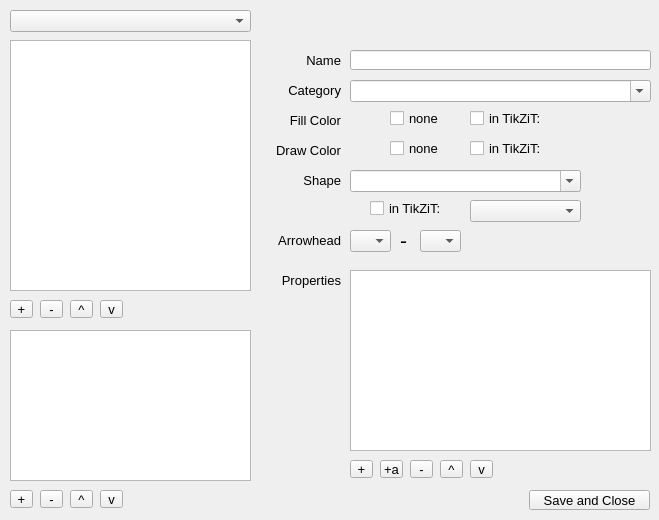
<?xml version="1.0" encoding="UTF-8"?>
<ui version="4.0">
 <class>StyleEditor</class>
 <widget class="QMainWindow" name="StyleEditor">
  <property name="geometry">
   <rect>
    <x>0</x>
    <y>0</y>
    <width>659</width>
    <height>520</height>
   </rect>
  </property>
  <property name="windowTitle">
   <string>Style Editor - TikZiT</string>
  </property>
  <widget class="QWidget" name="centralwidget">
   <widget class="QComboBox" name="currentCategory">
    <property name="geometry">
     <rect>
      <x>10</x>
      <y>10</y>
      <width>241</width>
      <height>22</height>
     </rect>
    </property>
   </widget>
   <widget class="QLabel" name="labelName">
    <property name="geometry">
     <rect>
      <x>250</x>
      <y>50</y>
      <width>91</width>
      <height>20</height>
     </rect>
    </property>
    <property name="font">
     <font>
      <pointsize>10</pointsize>
     </font>
    </property>
    <property name="text">
     <string>Name</string>
    </property>
    <property name="scaledContents">
     <bool>false</bool>
    </property>
    <property name="alignment">
     <set>Qt::AlignRight|Qt::AlignTrailing|Qt::AlignVCenter</set>
    </property>
   </widget>
   <widget class="QLabel" name="labelCategory">
    <property name="geometry">
     <rect>
      <x>250</x>
      <y>80</y>
      <width>91</width>
      <height>20</height>
     </rect>
    </property>
    <property name="font">
     <font>
      <pointsize>10</pointsize>
     </font>
    </property>
    <property name="text">
     <string>Category</string>
    </property>
    <property name="scaledContents">
     <bool>false</bool>
    </property>
    <property name="alignment">
     <set>Qt::AlignRight|Qt::AlignTrailing|Qt::AlignVCenter</set>
    </property>
   </widget>
   <widget class="QLabel" name="labelFillColor">
    <property name="geometry">
     <rect>
      <x>250</x>
      <y>110</y>
      <width>91</width>
      <height>20</height>
     </rect>
    </property>
    <property name="font">
     <font>
      <pointsize>10</pointsize>
     </font>
    </property>
    <property name="text">
     <string>Fill Color</string>
    </property>
    <property name="scaledContents">
     <bool>false</bool>
    </property>
    <property name="alignment">
     <set>Qt::AlignRight|Qt::AlignTrailing|Qt::AlignVCenter</set>
    </property>
   </widget>
   <widget class="QLabel" name="labelDrawColor">
    <property name="geometry">
     <rect>
      <x>250</x>
      <y>140</y>
      <width>91</width>
      <height>20</height>
     </rect>
    </property>
    <property name="font">
     <font>
      <pointsize>10</pointsize>
     </font>
    </property>
    <property name="text">
     <string>Draw Color</string>
    </property>
    <property name="scaledContents">
     <bool>false</bool>
    </property>
    <property name="alignment">
     <set>Qt::AlignRight|Qt::AlignTrailing|Qt::AlignVCenter</set>
    </property>
   </widget>
   <widget class="QLineEdit" name="name">
    <property name="geometry">
     <rect>
      <x>350</x>
      <y>50</y>
      <width>301</width>
      <height>20</height>
     </rect>
    </property>
    <property name="font">
     <font>
      <pointsize>10</pointsize>
     </font>
    </property>
   </widget>
   <widget class="QComboBox" name="category">
    <property name="geometry">
     <rect>
      <x>350</x>
      <y>80</y>
      <width>301</width>
      <height>22</height>
     </rect>
    </property>
    <property name="font">
     <font>
      <pointsize>10</pointsize>
     </font>
    </property>
    <property name="editable">
     <bool>true</bool>
    </property>
   </widget>
   <widget class="QPushButton" name="fillColor">
    <property name="geometry">
     <rect>
      <x>350</x>
      <y>110</y>
      <width>31</width>
      <height>18</height>
     </rect>
    </property>
    <property name="autoFillBackground">
     <bool>true</bool>
    </property>
    <property name="styleSheet">
     <string notr="true"/>
    </property>
    <property name="text">
     <string/>
    </property>
    <property name="flat">
     <bool>true</bool>
    </property>
   </widget>
   <widget class="QPushButton" name="drawColor">
    <property name="geometry">
     <rect>
      <x>350</x>
      <y>140</y>
      <width>31</width>
      <height>18</height>
     </rect>
    </property>
    <property name="autoFillBackground">
     <bool>true</bool>
    </property>
    <property name="styleSheet">
     <string notr="true"/>
    </property>
    <property name="text">
     <string/>
    </property>
    <property name="flat">
     <bool>true</bool>
    </property>
   </widget>
   <widget class="QCheckBox" name="hasTikzitFillColor">
    <property name="geometry">
     <rect>
      <x>470</x>
      <y>110</y>
      <width>91</width>
      <height>17</height>
     </rect>
    </property>
    <property name="font">
     <font>
      <pointsize>10</pointsize>
      <italic>false</italic>
     </font>
    </property>
    <property name="text">
     <string>in TikZiT:</string>
    </property>
   </widget>
   <widget class="QCheckBox" name="hasTikzitDrawColor">
    <property name="geometry">
     <rect>
      <x>470</x>
      <y>140</y>
      <width>91</width>
      <height>17</height>
     </rect>
    </property>
    <property name="font">
     <font>
      <pointsize>10</pointsize>
      <italic>false</italic>
     </font>
    </property>
    <property name="text">
     <string>in TikZiT:</string>
    </property>
   </widget>
   <widget class="QPushButton" name="tikzitFillColor">
    <property name="geometry">
     <rect>
      <x>560</x>
      <y>110</y>
      <width>31</width>
      <height>18</height>
     </rect>
    </property>
    <property name="autoFillBackground">
     <bool>true</bool>
    </property>
    <property name="text">
     <string/>
    </property>
    <property name="flat">
     <bool>true</bool>
    </property>
   </widget>
   <widget class="QPushButton" name="tikzitDrawColor">
    <property name="geometry">
     <rect>
      <x>560</x>
      <y>140</y>
      <width>31</width>
      <height>18</height>
     </rect>
    </property>
    <property name="autoFillBackground">
     <bool>true</bool>
    </property>
    <property name="text">
     <string/>
    </property>
    <property name="flat">
     <bool>true</bool>
    </property>
   </widget>
   <widget class="QLabel" name="labelShape">
    <property name="geometry">
     <rect>
      <x>250</x>
      <y>170</y>
      <width>91</width>
      <height>20</height>
     </rect>
    </property>
    <property name="font">
     <font>
      <pointsize>10</pointsize>
     </font>
    </property>
    <property name="text">
     <string>Shape</string>
    </property>
    <property name="scaledContents">
     <bool>false</bool>
    </property>
    <property name="alignment">
     <set>Qt::AlignRight|Qt::AlignTrailing|Qt::AlignVCenter</set>
    </property>
   </widget>
   <widget class="QComboBox" name="shape">
    <property name="geometry">
     <rect>
      <x>350</x>
      <y>170</y>
      <width>231</width>
      <height>22</height>
     </rect>
    </property>
    <property name="font">
     <font>
      <pointsize>10</pointsize>
     </font>
    </property>
    <property name="editable">
     <bool>true</bool>
    </property>
    <item>
     <property name="text">
      <string/>
     </property>
    </item>
    <item>
     <property name="text">
      <string>circle</string>
     </property>
    </item>
    <item>
     <property name="text">
      <string>rectangle</string>
     </property>
    </item>
    <item>
     <property name="text">
      <string>triangle</string>
     </property>
    </item>
   </widget>
   <widget class="QCheckBox" name="hasTikzitShape">
    <property name="geometry">
     <rect>
      <x>370</x>
      <y>200</y>
      <width>91</width>
      <height>17</height>
     </rect>
    </property>
    <property name="font">
     <font>
      <pointsize>10</pointsize>
      <italic>false</italic>
     </font>
    </property>
    <property name="text">
     <string>in TikZiT:</string>
    </property>
   </widget>
   <widget class="QComboBox" name="tikzitShape">
    <property name="geometry">
     <rect>
      <x>470</x>
      <y>200</y>
      <width>111</width>
      <height>22</height>
     </rect>
    </property>
    <property name="font">
     <font>
      <pointsize>10</pointsize>
     </font>
    </property>
    <item>
     <property name="text">
      <string/>
     </property>
    </item>
    <item>
     <property name="text">
      <string>circle</string>
     </property>
    </item>
    <item>
     <property name="text">
      <string>rectangle</string>
     </property>
    </item>
   </widget>
   <widget class="QLabel" name="labelArrowhead">
    <property name="geometry">
     <rect>
      <x>250</x>
      <y>230</y>
      <width>91</width>
      <height>20</height>
     </rect>
    </property>
    <property name="font">
     <font>
      <pointsize>10</pointsize>
     </font>
    </property>
    <property name="text">
     <string>Arrowhead</string>
    </property>
    <property name="scaledContents">
     <bool>false</bool>
    </property>
    <property name="alignment">
     <set>Qt::AlignRight|Qt::AlignTrailing|Qt::AlignVCenter</set>
    </property>
   </widget>
   <widget class="QComboBox" name="leftArrow">
    <property name="geometry">
     <rect>
      <x>350</x>
      <y>230</y>
      <width>41</width>
      <height>22</height>
     </rect>
    </property>
    <property name="font">
     <font>
      <pointsize>10</pointsize>
     </font>
    </property>
    <property name="editable">
     <bool>false</bool>
    </property>
    <item>
     <property name="text">
      <string/>
     </property>
    </item>
    <item>
     <property name="text">
      <string>&lt;</string>
     </property>
    </item>
    <item>
     <property name="text">
      <string>|</string>
     </property>
    </item>
   </widget>
   <widget class="QLabel" name="labelDash">
    <property name="geometry">
     <rect>
      <x>400</x>
      <y>230</y>
      <width>16</width>
      <height>21</height>
     </rect>
    </property>
    <property name="font">
     <font>
      <pointsize>16</pointsize>
     </font>
    </property>
    <property name="text">
     <string>-</string>
    </property>
   </widget>
   <widget class="QComboBox" name="rightArrow">
    <property name="geometry">
     <rect>
      <x>420</x>
      <y>230</y>
      <width>41</width>
      <height>22</height>
     </rect>
    </property>
    <property name="font">
     <font>
      <pointsize>10</pointsize>
     </font>
    </property>
    <property name="editable">
     <bool>false</bool>
    </property>
    <item>
     <property name="text">
      <string/>
     </property>
    </item>
    <item>
     <property name="text">
      <string>&gt;</string>
     </property>
    </item>
    <item>
     <property name="text">
      <string>|</string>
     </property>
    </item>
   </widget>
   <widget class="QLabel" name="labelProperties">
    <property name="geometry">
     <rect>
      <x>250</x>
      <y>270</y>
      <width>91</width>
      <height>20</height>
     </rect>
    </property>
    <property name="font">
     <font>
      <pointsize>10</pointsize>
     </font>
    </property>
    <property name="text">
     <string>Properties</string>
    </property>
    <property name="scaledContents">
     <bool>false</bool>
    </property>
    <property name="alignment">
     <set>Qt::AlignRight|Qt::AlignTrailing|Qt::AlignVCenter</set>
    </property>
   </widget>
   <widget class="QToolButton" name="addProperty">
    <property name="geometry">
     <rect>
      <x>350</x>
      <y>460</y>
      <width>23</width>
      <height>18</height>
     </rect>
    </property>
    <property name="font">
     <font>
      <pointsize>10</pointsize>
     </font>
    </property>
    <property name="text">
     <string>+</string>
    </property>
   </widget>
   <widget class="QToolButton" name="addAtom">
    <property name="geometry">
     <rect>
      <x>380</x>
      <y>460</y>
      <width>23</width>
      <height>18</height>
     </rect>
    </property>
    <property name="font">
     <font>
      <pointsize>10</pointsize>
     </font>
    </property>
    <property name="text">
     <string>+a</string>
    </property>
   </widget>
   <widget class="QToolButton" name="removeProperty">
    <property name="geometry">
     <rect>
      <x>410</x>
      <y>460</y>
      <width>23</width>
      <height>18</height>
     </rect>
    </property>
    <property name="font">
     <font>
      <pointsize>10</pointsize>
     </font>
    </property>
    <property name="text">
     <string>-</string>
    </property>
   </widget>
   <widget class="QToolButton" name="propertyUp">
    <property name="geometry">
     <rect>
      <x>440</x>
      <y>460</y>
      <width>23</width>
      <height>18</height>
     </rect>
    </property>
    <property name="font">
     <font>
      <pointsize>10</pointsize>
     </font>
    </property>
    <property name="text">
     <string>^</string>
    </property>
   </widget>
   <widget class="QToolButton" name="propertyDown">
    <property name="geometry">
     <rect>
      <x>470</x>
      <y>460</y>
      <width>23</width>
      <height>18</height>
     </rect>
    </property>
    <property name="font">
     <font>
      <pointsize>10</pointsize>
     </font>
    </property>
    <property name="text">
     <string>v</string>
    </property>
   </widget>
   <widget class="QListView" name="styleListView">
    <property name="geometry">
     <rect>
      <x>10</x>
      <y>40</y>
      <width>241</width>
      <height>251</height>
     </rect>
    </property>
    <property name="font">
     <font>
      <pointsize>9</pointsize>
      <italic>true</italic>
     </font>
    </property>
   </widget>
   <widget class="QListView" name="edgeStyleListView">
    <property name="geometry">
     <rect>
      <x>10</x>
      <y>330</y>
      <width>241</width>
      <height>151</height>
     </rect>
    </property>
    <property name="font">
     <font>
      <pointsize>9</pointsize>
      <italic>true</italic>
     </font>
    </property>
   </widget>
   <widget class="QToolButton" name="addStyle">
    <property name="geometry">
     <rect>
      <x>10</x>
      <y>300</y>
      <width>23</width>
      <height>18</height>
     </rect>
    </property>
    <property name="font">
     <font>
      <pointsize>10</pointsize>
     </font>
    </property>
    <property name="text">
     <string>+</string>
    </property>
   </widget>
   <widget class="QToolButton" name="removeStyle">
    <property name="geometry">
     <rect>
      <x>40</x>
      <y>300</y>
      <width>23</width>
      <height>18</height>
     </rect>
    </property>
    <property name="font">
     <font>
      <pointsize>10</pointsize>
     </font>
    </property>
    <property name="text">
     <string>-</string>
    </property>
   </widget>
   <widget class="QToolButton" name="styleUp">
    <property name="geometry">
     <rect>
      <x>70</x>
      <y>300</y>
      <width>23</width>
      <height>18</height>
     </rect>
    </property>
    <property name="font">
     <font>
      <pointsize>10</pointsize>
     </font>
    </property>
    <property name="text">
     <string>^</string>
    </property>
   </widget>
   <widget class="QToolButton" name="styleDown">
    <property name="geometry">
     <rect>
      <x>100</x>
      <y>300</y>
      <width>23</width>
      <height>18</height>
     </rect>
    </property>
    <property name="font">
     <font>
      <pointsize>10</pointsize>
     </font>
    </property>
    <property name="text">
     <string>v</string>
    </property>
   </widget>
   <widget class="QToolButton" name="removeEdgeStyle">
    <property name="geometry">
     <rect>
      <x>40</x>
      <y>490</y>
      <width>23</width>
      <height>18</height>
     </rect>
    </property>
    <property name="font">
     <font>
      <pointsize>10</pointsize>
     </font>
    </property>
    <property name="text">
     <string>-</string>
    </property>
   </widget>
   <widget class="QToolButton" name="addEdgeStyle">
    <property name="geometry">
     <rect>
      <x>10</x>
      <y>490</y>
      <width>23</width>
      <height>18</height>
     </rect>
    </property>
    <property name="font">
     <font>
      <pointsize>10</pointsize>
     </font>
    </property>
    <property name="text">
     <string>+</string>
    </property>
   </widget>
   <widget class="QToolButton" name="edgeStyleUp">
    <property name="geometry">
     <rect>
      <x>70</x>
      <y>490</y>
      <width>23</width>
      <height>18</height>
     </rect>
    </property>
    <property name="font">
     <font>
      <pointsize>10</pointsize>
     </font>
    </property>
    <property name="text">
     <string>^</string>
    </property>
   </widget>
   <widget class="QToolButton" name="edgeStyleDown">
    <property name="geometry">
     <rect>
      <x>100</x>
      <y>490</y>
      <width>23</width>
      <height>18</height>
     </rect>
    </property>
    <property name="font">
     <font>
      <pointsize>10</pointsize>
     </font>
    </property>
    <property name="text">
     <string>v</string>
    </property>
   </widget>
   <widget class="QPushButton" name="save">
    <property name="geometry">
     <rect>
      <x>529</x>
      <y>490</y>
      <width>121</width>
      <height>20</height>
     </rect>
    </property>
    <property name="font">
     <font>
      <pointsize>10</pointsize>
     </font>
    </property>
    <property name="text">
     <string>Save and Close</string>
    </property>
   </widget>
   <widget class="QTreeView" name="properties">
    <property name="geometry">
     <rect>
      <x>350</x>
      <y>270</y>
      <width>301</width>
      <height>181</height>
     </rect>
    </property>
    <property name="font">
     <font>
      <pointsize>9</pointsize>
     </font>
    </property>
    <property name="rootIsDecorated">
     <bool>false</bool>
    </property>
    <property name="uniformRowHeights">
     <bool>true</bool>
    </property>
    <property name="headerHidden">
     <bool>false</bool>
    </property>
    <attribute name="headerVisible">
     <bool>true</bool>
    </attribute>
   </widget>
   <widget class="QCheckBox" name="noFill">
    <property name="geometry">
     <rect>
      <x>390</x>
      <y>110</y>
      <width>71</width>
      <height>17</height>
     </rect>
    </property>
    <property name="font">
     <font>
      <pointsize>10</pointsize>
      <italic>false</italic>
     </font>
    </property>
    <property name="text">
     <string>none</string>
    </property>
   </widget>
   <widget class="QCheckBox" name="noDraw">
    <property name="geometry">
     <rect>
      <x>390</x>
      <y>140</y>
      <width>71</width>
      <height>17</height>
     </rect>
    </property>
    <property name="font">
     <font>
      <pointsize>10</pointsize>
      <italic>false</italic>
     </font>
    </property>
    <property name="text">
     <string>none</string>
    </property>
   </widget>
  </widget>
 </widget>
 <resources/>
 <connections/>
</ui>
